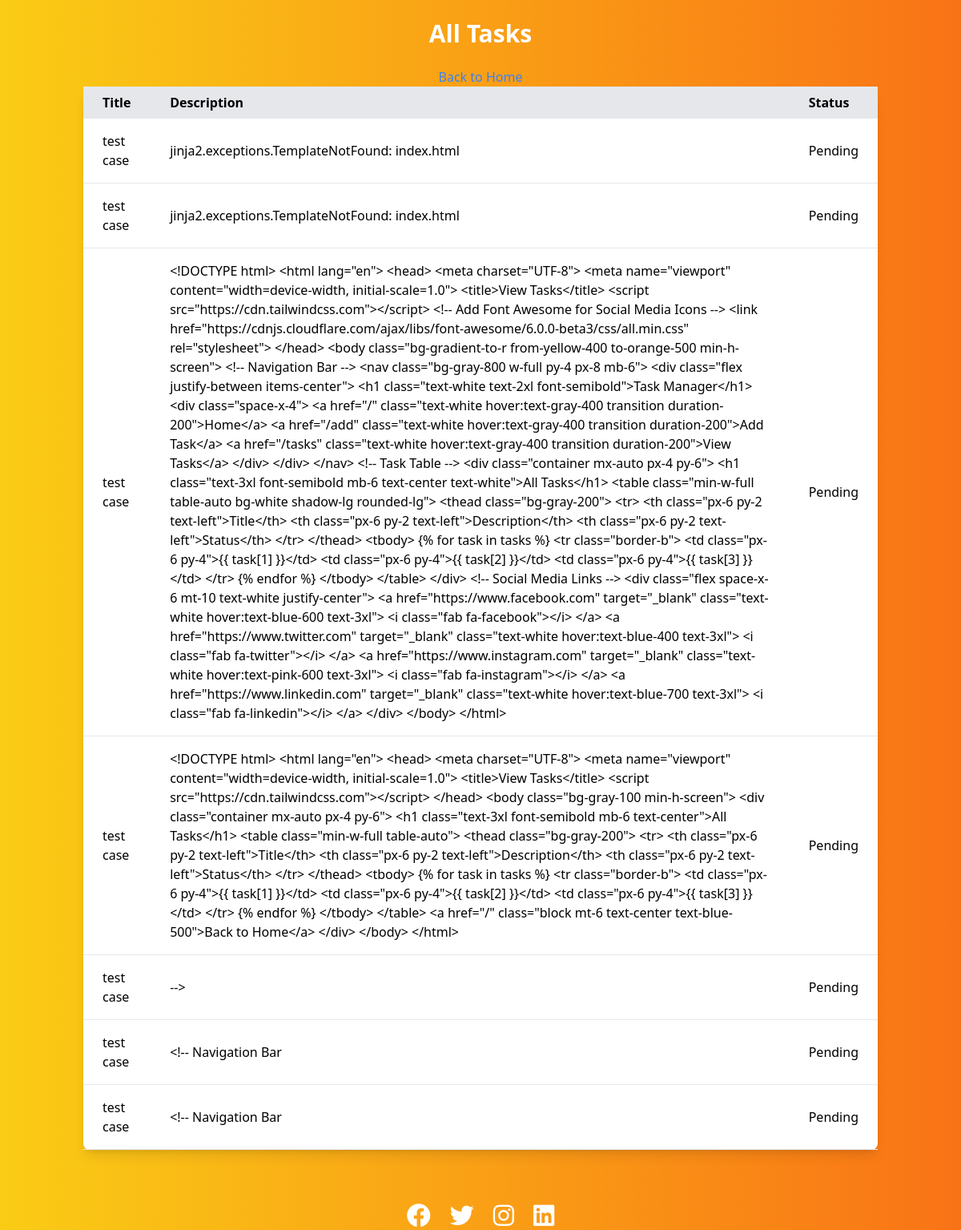
The page /tasks on the database its author committed.
### tables this page shows
CREATE TABLE tasks (
                        id INTEGER PRIMARY KEY,
                        title TEXT,
                        description TEXT,
                        status TEXT);

### app.py (the view)
@app.route('/tasks')
def view_tasks():
    conn = sqlite3.connect('tasks.db')
    cursor = conn.cursor()
    cursor.execute('SELECT * FROM tasks')
    tasks = cursor.fetchall()
    conn.close()
    return render_template('view_tasks.html', tasks=tasks)

### templates/view_tasks.html (shortened to what this page needs)
<!DOCTYPE html>
<html lang="en">
<head>
    <script src="https://cdn.tailwindcss.com"></script>
    <link href="https://cdnjs.cloudflare.com/ajax/libs/font-awesome/6.0.0-beta3/css/all.min.css" rel="stylesheet">
</head>
<body class="bg-gradient-to-r from-yellow-400 to-orange-500 min-h-screen">
    <div class="container mx-auto px-4 py-6">
        <h1 class="text-3xl font-semibold mb-6 text-center text-white">All Tasks</h1>
        <a href="/" class="block text-center mt-4 text-blue-500">Back to Home</a>
        <table class="min-w-full table-auto bg-white shadow-lg rounded-lg">
            <thead class="bg-gray-200">
                <tr>
                    <th class="px-6 py-2 text-left">Title</th>
                    <th class="px-6 py-2 text-left">Description</th>
                    <th class="px-6 py-2 text-left">Status</th>
                </tr>
            </thead>
            <tbody>
                {% for task in tasks %}
                    <tr class="border-b">
                        <td class="px-6 py-4">{{ task[1] }}</td>
                        <td class="px-6 py-4">{{ task[2] }}</td>
                        <td class="px-6 py-4">{{ task[3] }}</td>
                    </tr>
                {% endfor %}
            </tbody>
        </table>
    </div>
    <div class="flex space-x-6 mt-10 text-white justify-center">
        <a href="https://www.facebook.com" target="_blank" class="text-white hover:text-blue-600 text-3xl">
            <i class="fab fa-facebook"></i>
        </a>
        <a href="https://www.twitter.com" target="_blank" class="text-white hover:text-blue-400 text-3xl">
            <i class="fab fa-twitter"></i>
        </a>
        <a href="https://www.instagram.com" target="_blank" class="text-white hover:text-pink-600 text-3xl">
            <i class="fab fa-instagram"></i>
        </a>
        <a href="https://www.linkedin.com" target="_blank" class="text-white hover:text-blue-700 text-3xl">
            <i class="fab fa-linkedin"></i>
        </a>
    </div>
</body>
</html>

### rows shown on the page
tasks: title "test case", description "jinja2.exceptions.TemplateNotFound: index.html", status "Pending"
tasks: title "test case", description "jinja2.exceptions.TemplateNotFound: index.html", status "Pending"
tasks: title "test case", description "<!DOCTYPE html> <html lang=\"en\"> <head> <meta charset=\"UTF-8\"> <meta name=\"viewport\" content=\"width=device-width, initial-scale=1.0\"> <title>View Tasks</title> <script src=\"https://cdn.tailwindcss.com\"></script> <!-- Add Font Awesome for Social Media Icons --> <link href=\"https://cdnjs.cloudflare.com/ajax/libs/font-awesome/6.0.0-beta3/css/all.min.css\" rel=\"stylesheet\"> </head> <body class=\"bg-gradient-to-r from-yellow-400 to-orange-500 min-h-screen\"> <!-- Navigation Bar --> <nav class=\"bg-gray-800 w-full py-4 px-8 mb-6\"> <div class=\"flex justify-between items-center\"> <h1 class=\"text-white text-2xl font-semibold\">Task Manager</h1> <div class=\"space-x-4\"> <a href=\"/\" class=\"text-white…", status "Pending"
tasks: title "test case", description "<!DOCTYPE html> <html lang=\"en\"> <head> <meta charset=\"UTF-8\"> <meta name=\"viewport\" content=\"width=device-width, initial-scale=1.0\"> <title>View Tasks</title> <script src=\"https://cdn.tailwindcss.com\"></script> </head> <body class=\"bg-gray-100 min-h-screen\"> <div class=\"container mx-auto px-4 py-6\"> <h1 class=\"text-3xl font-semibold mb-6 text-center\">All Tasks</h1> <table class=\"min-w-full table-auto\"> <thead class=\"bg-gray-200\"> <tr> <th class=\"px-6 py-2 text-left\">Title</th> <th class=\"px-6 py-2 text-left\">Description</th> <th class=\"px-6 py-2 text-left\">Status</th> </tr> </thead> <tbody> {% for task in tasks %} <tr class=\"border-b\"> <td class=\"px-6 py-4\">{{ task[1] }}</td> <td…", status "Pending"
tasks: title "test case", description "-->", status "Pending"
tasks: title "test case", description "<!-- Navigation Bar", status "Pending"
tasks: title "test case", description "<!-- Navigation Bar", status "Pending"
